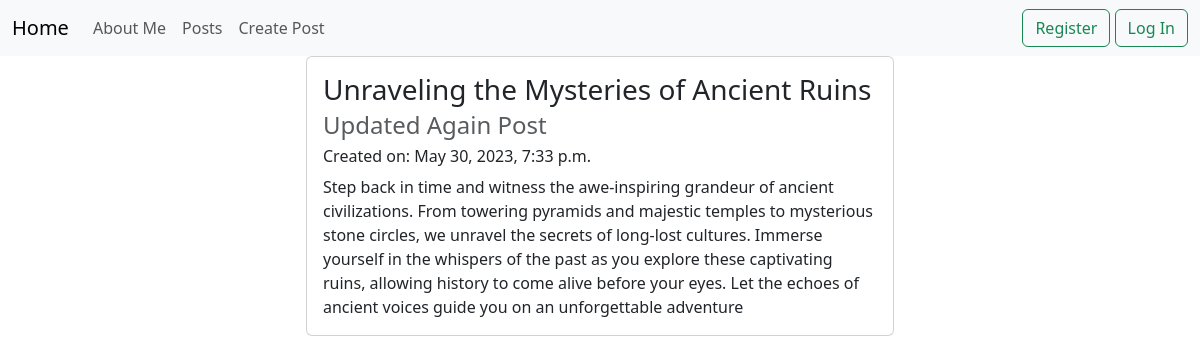
/posts/3/, run on the app's committed database.
### posts/models.py (models this page shows, shortened)
class Post(models.Model):
    title = models.CharField(max_length=128)
    subtitle = models.CharField(max_length=256)
    body = models.TextField()
    author = models.ForeignKey(
        get_user_model(),
        on_delete=models.CASCADE
    )
    created_on = models.DateTimeField(auto_now_add=True)
    status = models.ForeignKey(
        Status,
        on_delete=models.CASCADE,
        blank=True, null=True
    )

### posts/views.py (the view)
# urls.py: path("<int:pk>/", views.PostDetailView.as_view(), name="detail"),
class PostDetailView(DetailView):
    template_name = "posts/detail.html"
    model = Post

### templates/posts/detail.html (shortened to what this page needs)
{% extends 'base.html' %}
{% block content %}
<div class="row d-flex justify-content-center">
    <div class="col-md-6">
        <div class="card">
            <div class="card-body">
                <h3 class="card-title">{{ post.title }}</h3>
                <h4 class="card-subtitle mb-2 text-muted">{{ post.subtitle }}</h4>
                <h6>Created on: {{ post.created_on }}</h6>
                <p class="card-text">{{ post.body}}</p>
            </div>
        </div>
    </div>
</div>
{% endblock content %}

### data on the page
Post: title "Unraveling the Mysteries of Ancient Ruins", subtitle "Updated Again Post", created_on "May 30, 2023, 7:33 p.m.", body "Step back in time and witness the awe-inspiring grandeur of ancient civilizations. From towering pyramids and majestic temples to mysterious stone circles, we unravel the secrets of long-lost cultures. Immerse yourself in the whispers of the past as you explore these captivating ruins, allowing history to come alive before your eyes. Let the echoes of ancient voices guide you on an unforgettable adventure"
